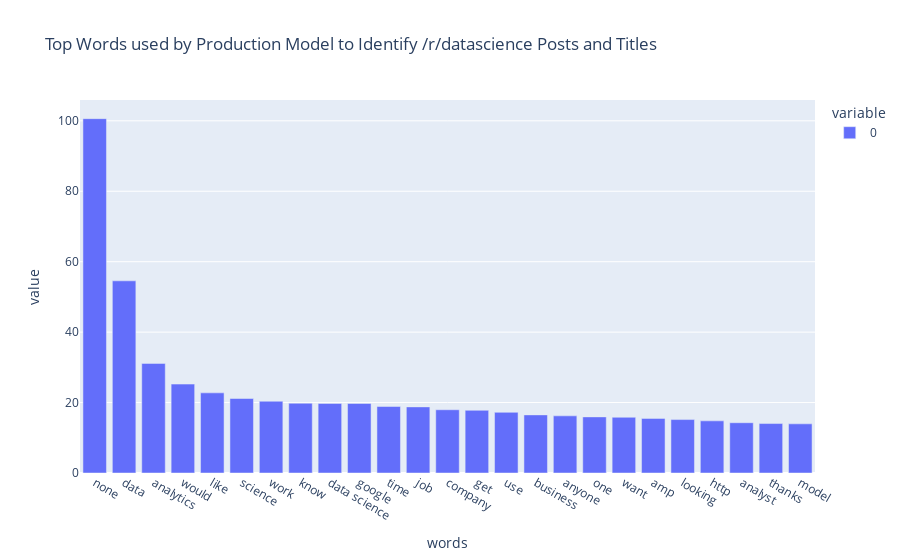

The notebook cell this image was saved under:
### Code cell
vector_barplotter(all_text, "Top Words used by Production Model to Identify /r/datascience Posts and Titles", "words")

### Figure 1 — Plotly figure (JSON) as saved in the notebook; plotly's stock layout.template omitted (floating-point values rounded to 4 significant figures)
{"data": [{"alignmentgroup": "True", "hovertemplate": "variable=0<br>words=%{x}<br>value=%{y}<extra></extra>", "legendgroup": "0", "marker": {"color": "#636efa"}, "name": "0", "offsetgroup": "0", "orientation": "v", "showlegend": true, "textposition": "auto", "type": "bar", "x": ["none", "data", "analytics", "would", "like", "science", "work", "know", "data science", "google", "time", "job", "company", "get", "use", "business", "anyone", "one", "want", "amp", "looking", "http", "analyst", "thanks", "model"], "xaxis": "x", "y": [100.6, 54.56, 31.12, 25.25, 22.76, 21.15, 20.38, 19.81, 19.74, 19.73, 18.87, 18.77, 17.96, 17.8, 17.23, 16.5, 16.23, 15.93, 15.82, 15.5, 15.17, 14.81, 14.28, 14.04, 13.96], "yaxis": "y"}], "layout": {"barmode": "relative", "legend": {"title": {"text": "variable"}, "tracegroupgap": 0}, "title": {"text": "Top Words used by Production Model to Identify /r/datascience Posts and Titles"}, "xaxis": {"anchor": "y", "domain": [0, 1], "title": {"text": "words"}}, "yaxis": {"anchor": "x", "domain": [0, 1], "title": {"text": "value"}}}}
